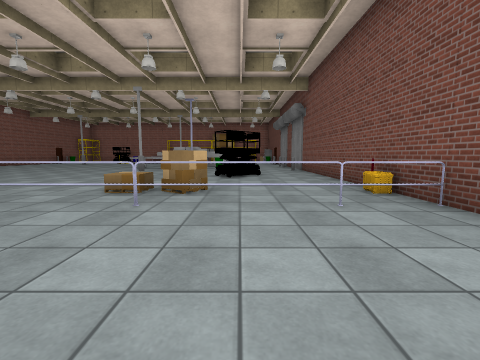
view 1 (above)

18 first-person views from a walk through a Unity game level. The camera is 1.2 m above the floor, tilts 6° down and sees 90° across. The floor is counted in squares, 2 m on a side. Each view is taken from the middle of a square. On the plan, view 1 faces up. The plan holds only what a view shows up to about 9 squares ahead; the rest is blank. The player character is not drawn. Some surface patterns are stand-ins.

view 2
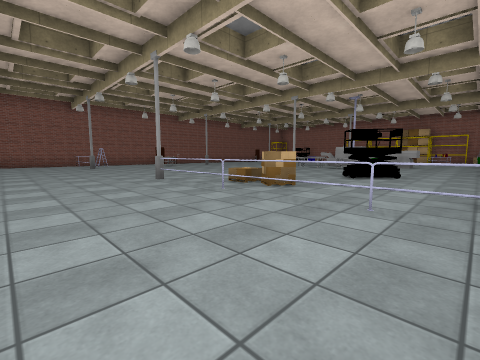

view 3
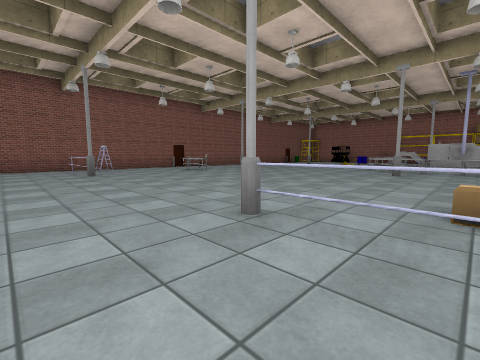

view 4
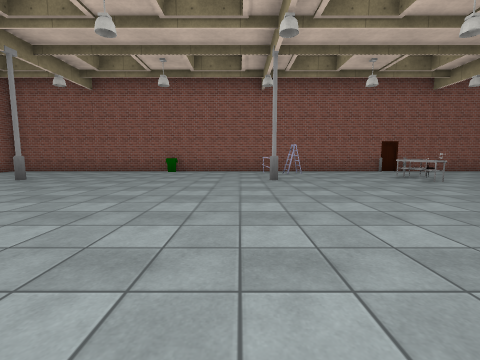

view 5
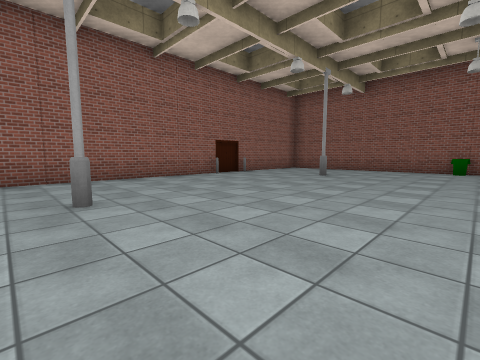

view 6
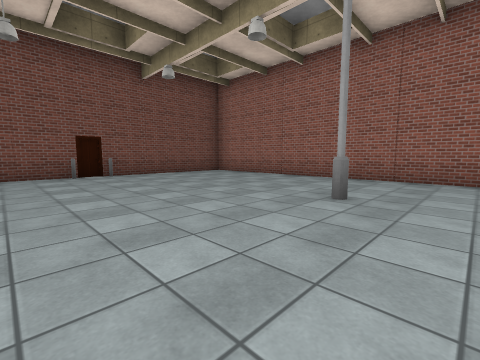

view 7
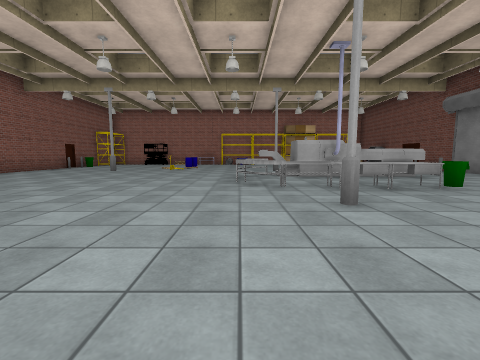

view 8
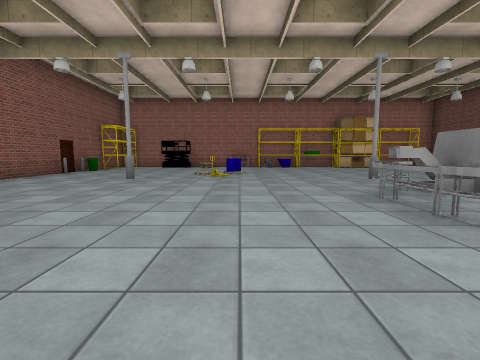

view 9
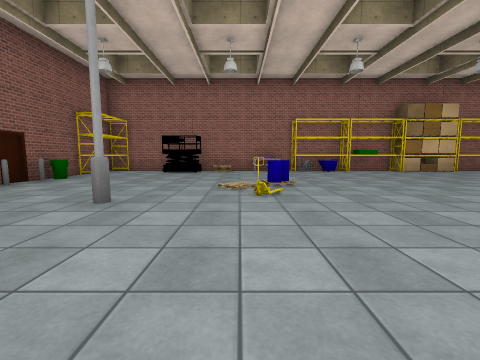

view 10
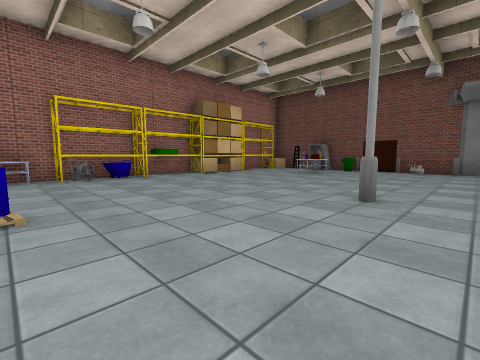

view 11
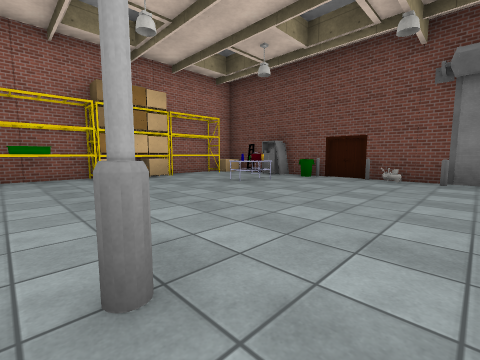

view 12
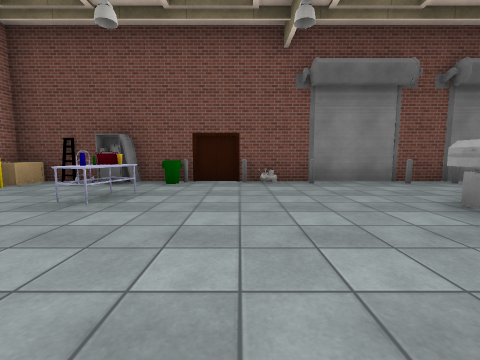

view 13
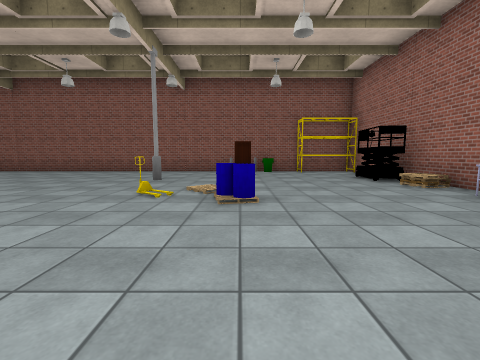

view 14
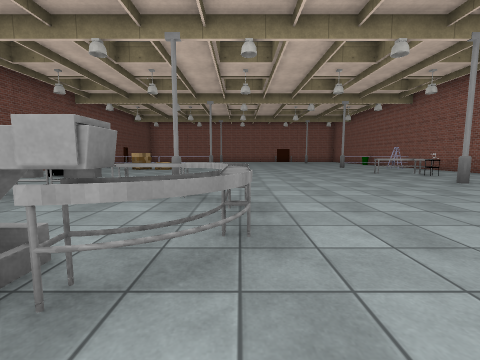

view 15
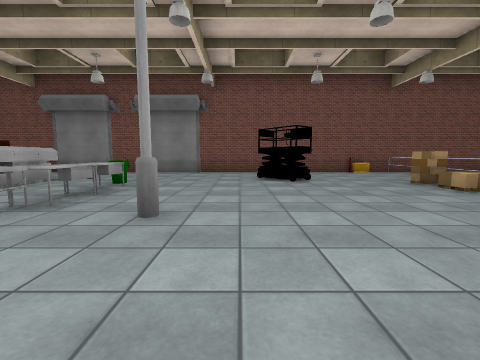

view 16
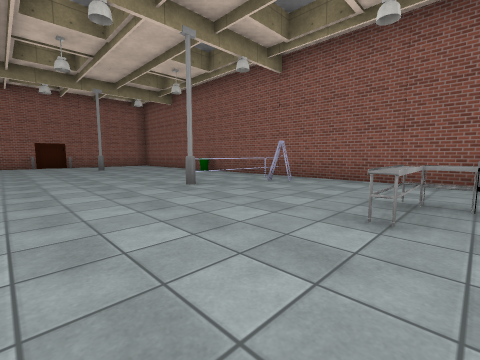

view 17
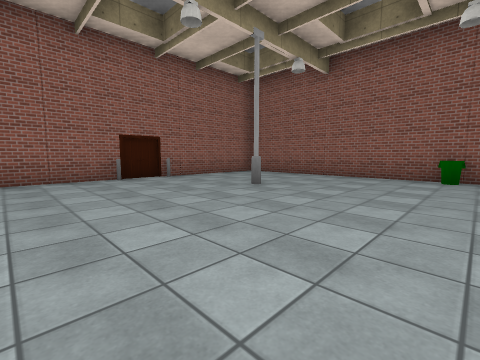

view 18
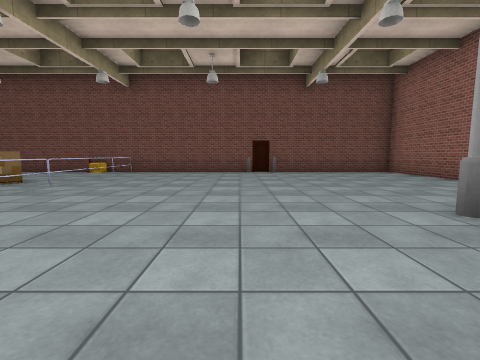

### Floor plan
Key: @ floor where view 1 was taken; # wall or solid block; . floor; ^ raised ledge; O other object.
Columns run from 13 left of view 1 to 3 right of it. Each row starts with its distance up from view 1.
 21 ######OOOOOOOO#O#
 20 #O.O....O......O#
 19 #.............OO#
 18 #O..........OOOO#
 17 #.....O........O#
 16 #..............O#
 15 #..#.O...#......#
 14 #...............#
 13 #........^##^^..#
 12 #.......O.......#
 11 #.......OO..O...#
 10 #.........OO....#
  9 #..#.....#......#
  8 #...............#
  7 #.OO.........O..#
  6 #..O............#
  5 #...............#
  4 #O.........OO.OO#
  3 #OO#......OOOOOO#
  2 #...............#
  1 #...............#
  0 #O...........@..#
 -1 #...............#
 -2 #...............#
 -3 #..#.....#......#
 -4 #...............#
 -5 #...............#
 -6 #...##..........#
 -7 #################

Positions as (right, up) in squares from view 1, and headings:
1: (0, 0), facing up
2: (2, 0), facing up-left
3: (-2, 1), facing up-left
4: (-4, 2), facing left
5: (-3, 0), facing down-left
6: (-5, 0), facing down-right
7: (-5, 6), facing up
8: (-7, 9), facing up
9: (-8, 12), facing up
10: (-7, 14), facing up-right
11: (-4, 14), facing up-right
12: (-3, 16), facing right
13: (-4, 17), facing left
14: (-5, 14), facing down
15: (-6, 8), facing right
16: (-7, 7), facing down-left
17: (-6, 0), facing down-left
18: (-6, -1), facing right
